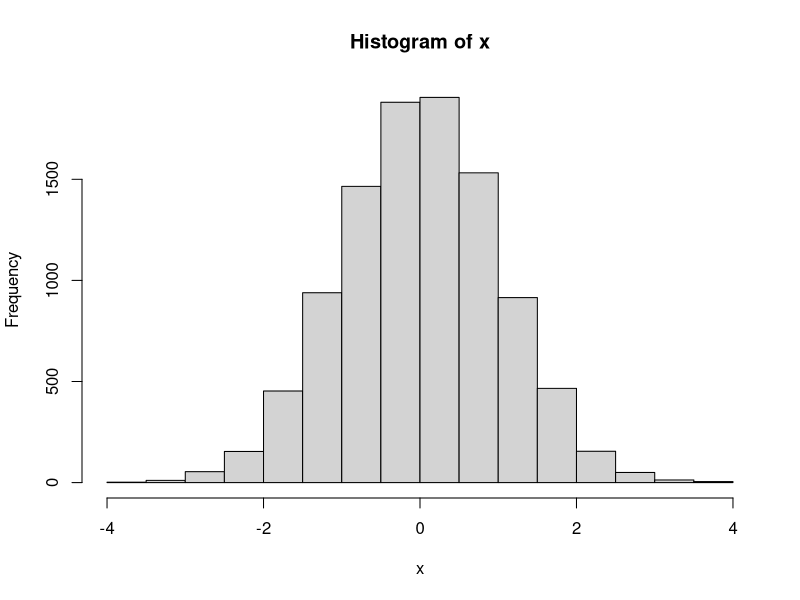
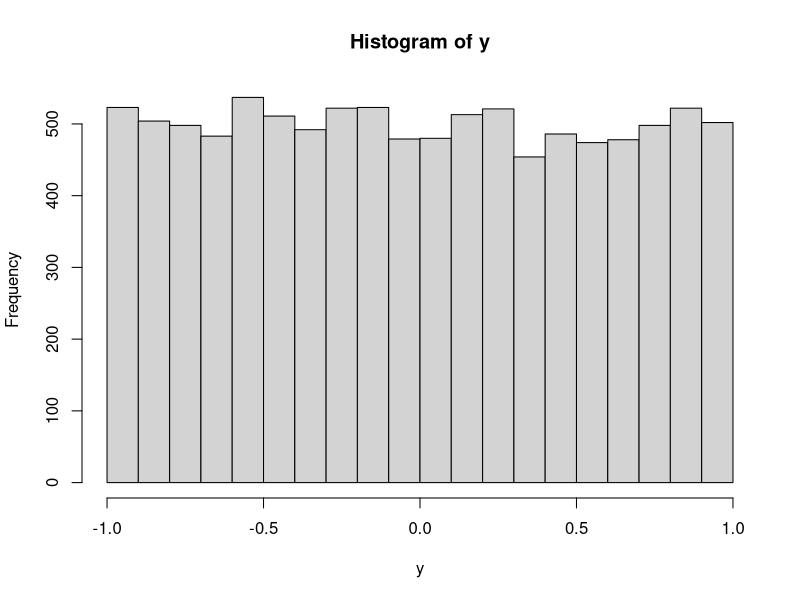

Write R code to recreate these figures, in order.
## ---- chunk 1
knitr::opts_chunk$set(echo = TRUE)
## ---- chunk 2
library(ggplot2)
n=10000
mu = 0
sigma = 1
x = rnorm(n, mu, sigma)
hist(x)
## ---- chunk 3

min_y = -1
max_y = 1
y = runif(n, min = min_y, max = max_y)
hist(y)

## ---- chunk 4
my_rbernoulli <- function(n,p) {
  U = runif(n, min = 0, max = 1)
  x = ifelse(U>p, 1, 0)
  return(x)
}
  
h = my_rbernoulli(10000, 0.5)

length(h) == 10000
mean(h) 
